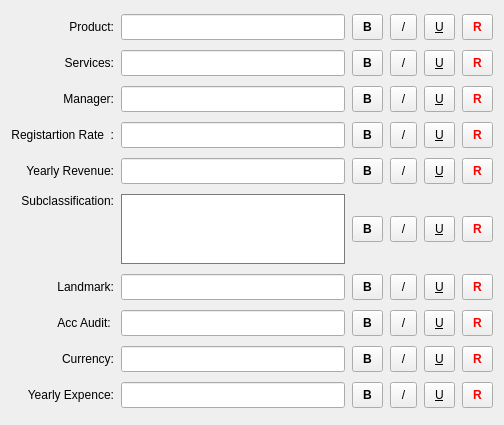
       <widget class="QWidget" name="scrollAreaWidgetContents_6">
        <property name="geometry">
         <rect>
          <x>0</x>
          <y>0</y>
          <width>504</width>
          <height>425</height>
         </rect>
        </property>
        <layout class="QGridLayout" name="gridLayout">
         <item row="0" column="0">
          <widget class="QWidget" name="widget_7" native="true">
           <property name="sizePolicy">
            <sizepolicy hsizetype="Ignored" vsizetype="Preferred">
             <horstretch>0</horstretch>
             <verstretch>0</verstretch>
            </sizepolicy>
           </property>
           <property name="contextMenuPolicy">
            <enum>Qt::NoContextMenu</enum>
           </property>
           <property name="acceptDrops">
            <bool>true</bool>
           </property>
           <property name="styleSheet">
            <string notr="true">font: 9pt &quot;MS Shell Dlg 2&quot;;


</string>
           </property>
           <layout class="QGridLayout" name="gridLayout_12">
            <property name="leftMargin">
             <number>0</number>
            </property>
            <property name="topMargin">
             <number>0</number>
            </property>
            <property name="rightMargin">
             <number>0</number>
            </property>
            <property name="bottomMargin">
             <number>0</number>
            </property>
            <property name="spacing">
             <number>7</number>
            </property>
            <item row="8" column="2">
             <widget class="QPushButton" name="pushButton_125">
              <property name="maximumSize">
               <size>
                <width>16777215</width>
                <height>16777215</height>
               </size>
              </property>
              <property name="styleSheet">
               <string notr="true">padding:10px;
font: 75 8pt &quot;Arial&quot;;
padding-top:5px;
padding-bottom:5px;
font-weight:bold;</string>
              </property>
              <property name="text">
               <string>B</string>
              </property>
             </widget>
            </item>
            <item row="5" column="0" alignment="Qt::AlignTop">
             <widget class="QLabel" name="label_44">
              <property name="text">
               <string>Subclassification:</string>
              </property>
              <property name="alignment">
               <set>Qt::AlignRight|Qt::AlignTrailing|Qt::AlignVCenter</set>
              </property>
             </widget>
            </item>
            <item row="6" column="5">
             <widget class="QPushButton" name="pushButton_120">
              <property name="styleSheet">
               <string notr="true">padding:10px;
padding-top:5px;
padding-bottom:5px;
font-weight:bold;
color:red;</string>
              </property>
              <property name="text">
               <string>R</string>
              </property>
             </widget>
            </item>
            <item row="0" column="4">
             <widget class="QPushButton" name="pushButton_95">
              <property name="styleSheet">
               <string notr="true">padding:10px;
text-decoration: underline;
font: 75 8pt &quot;Arial&quot;;
padding-top:5px;
padding-bottom:5px;
</string>
              </property>
              <property name="text">
               <string>U</string>
              </property>
             </widget>
            </item>
            <item row="0" column="5">
             <widget class="QPushButton" name="pushButton_96">
              <property name="styleSheet">
               <string notr="true">padding:10px;
padding-top:5px;
padding-bottom:5px;
font-weight:bold;
color:red;</string>
              </property>
              <property name="text">
               <string>R</string>
              </property>
             </widget>
            </item>
            <item row="9" column="4">
             <widget class="QPushButton" name="pushButton_131">
              <property name="styleSheet">
               <string notr="true">padding:10px;
text-decoration: underline;
font: 75 8pt &quot;Arial&quot;;
padding-top:5px;
padding-bottom:5px;
</string>
              </property>
              <property name="text">
               <string>U</string>
              </property>
             </widget>
            </item>
            <item row="5" column="2">
             <widget class="QPushButton" name="pushButton_105">
              <property name="styleSheet">
               <string notr="true">padding:10px;
font: 75 8pt &quot;Arial&quot;;
padding-top:5px;
padding-bottom:5px;
font-weight:bold;</string>
              </property>
              <property name="text">
               <string>B</string>
              </property>
             </widget>
            </item>
            <item row="0" column="1">
             <widget class="QLineEdit" name="lineEdit_21">
              <property name="maximumSize">
               <size>
                <width>260</width>
                <height>16777215</height>
               </size>
              </property>
              <property name="contextMenuPolicy">
               <enum>Qt::NoContextMenu</enum>
              </property>
              <property name="styleSheet">
               <string notr="true">padding:4px;</string>
              </property>
             </widget>
            </item>
            <item row="2" column="1">
             <widget class="QLineEdit" name="lineEdit_23">
              <property name="maximumSize">
               <size>
                <width>260</width>
                <height>16777215</height>
               </size>
              </property>
              <property name="contextMenuPolicy">
               <enum>Qt::NoContextMenu</enum>
              </property>
              <property name="styleSheet">
               <string notr="true">padding:4px;</string>
              </property>
             </widget>
            </item>
            <item row="9" column="1">
             <widget class="QLineEdit" name="lineEdit_29">
              <property name="maximumSize">
               <size>
                <width>260</width>
                <height>16777215</height>
               </size>
              </property>
              <property name="contextMenuPolicy">
               <enum>Qt::NoContextMenu</enum>
              </property>
              <property name="styleSheet">
               <string notr="true">padding:4px;</string>
              </property>
             </widget>
            </item>
            <item row="6" column="0">
             <widget class="QLabel" name="label_35">
              <property name="text">
               <string>Landmark:</string>
              </property>
              <property name="alignment">
               <set>Qt::AlignRight|Qt::AlignTrailing|Qt::AlignVCenter</set>
              </property>
             </widget>
            </item>
            <item row="1" column="0">
             <widget class="QLabel" name="label_43">
              <property name="text">
               <string>Services:</string>
              </property>
              <property name="alignment">
               <set>Qt::AlignRight|Qt::AlignTrailing|Qt::AlignVCenter</set>
              </property>
             </widget>
            </item>
            <item row="4" column="3">
             <widget class="QPushButton" name="pushButton_114">
              <property name="maximumSize">
               <size>
                <width>16777215</width>
                <height>16777215</height>
               </size>
              </property>
              <property name="styleSheet">
               <string notr="true">padding:10px;

font: 8pt &quot;Arial&quot;;
padding-top:5px;
padding-bottom:5px;
</string>
              </property>
              <property name="text">
               <string>/</string>
              </property>
             </widget>
            </item>
            <item row="5" column="5">
             <widget class="QPushButton" name="pushButton_108">
              <property name="styleSheet">
               <string notr="true">padding:10px;
padding-top:5px;
padding-bottom:5px;
font-weight:bold;
color:red;</string>
              </property>
              <property name="text">
               <string>R</string>
              </property>
             </widget>
            </item>
            <item row="2" column="5">
             <widget class="QPushButton" name="pushButton_104">
              <property name="styleSheet">
               <string notr="true">padding:10px;
padding-top:5px;
padding-bottom:5px;
font-weight:bold;
color:red;</string>
              </property>
              <property name="text">
               <string>R</string>
              </property>
             </widget>
            </item>
            <item row="1" column="5">
             <widget class="QPushButton" name="pushButton_100">
              <property name="styleSheet">
               <string notr="true">padding:10px;
padding-top:5px;
padding-bottom:5px;
font-weight:bold;
color:red;</string>
              </property>
              <property name="text">
               <string>R</string>
              </property>
             </widget>
            </item>
            <item row="6" column="2">
             <widget class="QPushButton" name="pushButton_117">
              <property name="styleSheet">
               <string notr="true">padding:10px;
font: 75 8pt &quot;Arial&quot;;
padding-top:5px;
padding-bottom:5px;
font-weight:bold;</string>
              </property>
              <property name="text">
               <string>B</string>
              </property>
             </widget>
            </item>
            <item row="5" column="3">
             <widget class="QPushButton" name="pushButton_106">
              <property name="styleSheet">
               <string notr="true">padding:10px;

font: 8pt &quot;Arial&quot;;
padding-top:5px;
padding-bottom:5px;
</string>
              </property>
              <property name="text">
               <string>/</string>
              </property>
             </widget>
            </item>
            <item row="3" column="2">
             <widget class="QPushButton" name="pushButton_109">
              <property name="maximumSize">
               <size>
                <width>16777215</width>
                <height>16777215</height>
               </size>
              </property>
              <property name="styleSheet">
               <string notr="true">padding:10px;
font: 75 8pt &quot;Arial&quot;;
padding-top:5px;
padding-bottom:5px;
font-weight:bold;</string>
              </property>
              <property name="text">
               <string>B</string>
              </property>
             </widget>
            </item>
            <item row="8" column="4">
             <widget class="QPushButton" name="pushButton_127">
              <property name="maximumSize">
               <size>
                <width>16777215</width>
                <height>16777215</height>
               </size>
              </property>
              <property name="styleSheet">
               <string notr="true">padding:10px;
text-decoration: underline;
font: 75 8pt &quot;Arial&quot;;
padding-top:5px;
padding-bottom:5px;
</string>
              </property>
              <property name="text">
               <string>U</string>
              </property>
             </widget>
            </item>
            <item row="8" column="3">
             <widget class="QPushButton" name="pushButton_126">
              <property name="maximumSize">
               <size>
                <width>16777215</width>
                <height>16777215</height>
               </size>
              </property>
              <property name="styleSheet">
               <string notr="true">padding:10px;

font: 8pt &quot;Arial&quot;;
padding-top:5px;
padding-bottom:5px;
</string>
              </property>
              <property name="text">
               <string>/</string>
              </property>
             </widget>
            </item>
            <item row="3" column="0">
             <widget class="QLabel" name="label_37">
              <property name="text">
               <string>Registartion Rate  :</string>
              </property>
              <property name="alignment">
               <set>Qt::AlignRight|Qt::AlignTrailing|Qt::AlignVCenter</set>
              </property>
             </widget>
            </item>
            <item row="3" column="5">
             <widget class="QPushButton" name="pushButton_112">
              <property name="maximumSize">
               <size>
                <width>16777215</width>
                <height>16777215</height>
               </size>
              </property>
              <property name="styleSheet">
               <string notr="true">padding:10px;
padding-top:5px;
padding-bottom:5px;
font-weight:bold;
color:red;</string>
              </property>
              <property name="text">
               <string>R</string>
              </property>
             </widget>
            </item>
            <item row="7" column="5">
             <widget class="QPushButton" name="pushButton_124">
              <property name="maximumSize">
               <size>
                <width>16777215</width>
                <height>16777215</height>
               </size>
              </property>
              <property name="styleSheet">
               <string notr="true">padding:10px;
padding-top:5px;
padding-bottom:5px;
font-weight:bold;
color:red;</string>
              </property>
              <property name="text">
               <string>R</string>
              </property>
             </widget>
            </item>
            <item row="2" column="2">
             <widget class="QPushButton" name="pushButton_101">
              <property name="styleSheet">
               <string notr="true">padding:10px;
font: 75 8pt &quot;Arial&quot;;
padding-top:5px;
padding-bottom:5px;
font-weight:bold;</string>
              </property>
              <property name="text">
               <string>B</string>
              </property>
             </widget>
            </item>
            <item row="5" column="4">
             <widget class="QPushButton" name="pushButton_107">
              <property name="styleSheet">
               <string notr="true">padding:10px;
text-decoration: underline;
font: 75 8pt &quot;Arial&quot;;
padding-top:5px;
padding-bottom:5px;
</string>
              </property>
              <property name="text">
               <string>U</string>
              </property>
             </widget>
            </item>
            <item row="4" column="4">
             <widget class="QPushButton" name="pushButton_115">
              <property name="maximumSize">
               <size>
                <width>16777215</width>
                <height>16777215</height>
               </size>
              </property>
              <property name="styleSheet">
               <string notr="true">padding:10px;
text-decoration: underline;
font: 75 8pt &quot;Arial&quot;;
padding-top:5px;
padding-bottom:5px;
</string>
              </property>
              <property name="text">
               <string>U</string>
              </property>
             </widget>
            </item>
            <item row="1" column="1">
             <widget class="QLineEdit" name="lineEdit_22">
              <property name="maximumSize">
               <size>
                <width>260</width>
                <height>16777215</height>
               </size>
              </property>
              <property name="contextMenuPolicy">
               <enum>Qt::NoContextMenu</enum>
              </property>
              <property name="styleSheet">
               <string notr="true">padding:4px;</string>
              </property>
             </widget>
            </item>
            <item row="0" column="0">
             <widget class="QLabel" name="label_45">
              <property name="text">
               <string> Product:</string>
              </property>
              <property name="alignment">
               <set>Qt::AlignRight|Qt::AlignTrailing|Qt::AlignVCenter</set>
              </property>
             </widget>
            </item>
            <item row="4" column="1">
             <widget class="QLineEdit" name="lineEdit_26">
              <property name="maximumSize">
               <size>
                <width>260</width>
                <height>16777215</height>
               </size>
              </property>
              <property name="contextMenuPolicy">
               <enum>Qt::NoContextMenu</enum>
              </property>
              <property name="styleSheet">
               <string notr="true">padding:4px;</string>
              </property>
             </widget>
            </item>
            <item row="9" column="3">
             <widget class="QPushButton" name="pushButton_130">
              <property name="styleSheet">
               <string notr="true">padding:10px;

font: 8pt &quot;Arial&quot;;
padding-top:5px;
padding-bottom:5px;
</string>
              </property>
              <property name="text">
               <string>/</string>
              </property>
             </widget>
            </item>
            <item row="1" column="3">
             <widget class="QPushButton" name="pushButton_98">
              <property name="styleSheet">
               <string notr="true">padding:10px;

font: 8pt &quot;Arial&quot;;
padding-top:5px;
padding-bottom:5px;
</string>
              </property>
              <property name="text">
               <string>/</string>
              </property>
             </widget>
            </item>
            <item row="4" column="5">
             <widget class="QPushButton" name="pushButton_116">
              <property name="maximumSize">
               <size>
                <width>16777215</width>
                <height>16777215</height>
               </size>
              </property>
              <property name="styleSheet">
               <string notr="true">padding:10px;
padding-top:5px;
padding-bottom:5px;
font-weight:bold;
color:red;</string>
              </property>
              <property name="text">
               <string>R</string>
              </property>
             </widget>
            </item>
            <item row="6" column="3">
             <widget class="QPushButton" name="pushButton_118">
              <property name="styleSheet">
               <string notr="true">padding:10px;

font: 8pt &quot;Arial&quot;;
padding-top:5px;
padding-bottom:5px;
</string>
              </property>
              <property name="text">
               <string>/</string>
              </property>
             </widget>
            </item>
            <item row="1" column="2">
             <widget class="QPushButton" name="pushButton_97">
              <property name="styleSheet">
               <string notr="true">padding:10px;
font: 75 8pt &quot;Arial&quot;;
padding-top:5px;
padding-bottom:5px;
font-weight:bold;</string>
              </property>
              <property name="text">
               <string>B</string>
              </property>
             </widget>
            </item>
            <item row="7" column="2">
             <widget class="QPushButton" name="pushButton_121">
              <property name="maximumSize">
               <size>
                <width>16777215</width>
                <height>16777215</height>
               </size>
              </property>
              <property name="styleSheet">
               <string notr="true">padding:10px;
font: 75 8pt &quot;Arial&quot;;
padding-top:5px;
padding-bottom:5px;
font-weight:bold;</string>
              </property>
              <property name="text">
               <string>B</string>
              </property>
             </widget>
            </item>
            <item row="8" column="1">
             <widget class="QLineEdit" name="lineEdit_28">
              <property name="maximumSize">
               <size>
                <width>260</width>
                <height>16777215</height>
               </size>
              </property>
              <property name="contextMenuPolicy">
               <enum>Qt::NoContextMenu</enum>
              </property>
              <property name="styleSheet">
               <string notr="true">padding:4px;</string>
              </property>
             </widget>
            </item>
            <item row="6" column="1">
             <widget class="QLineEdit" name="lineEdit_27">
              <property name="maximumSize">
               <size>
                <width>260</width>
                <height>16777215</height>
               </size>
              </property>
              <property name="contextMenuPolicy">
               <enum>Qt::NoContextMenu</enum>
              </property>
              <property name="styleSheet">
               <string notr="true">padding:4px;</string>
              </property>
             </widget>
            </item>
            <item row="1" column="4">
             <widget class="QPushButton" name="pushButton_99">
              <property name="styleSheet">
               <string notr="true">padding:10px;
text-decoration: underline;
font: 75 8pt &quot;Arial&quot;;
padding-top:5px;
padding-bottom:5px;
</string>
              </property>
              <property name="text">
               <string>U</string>
              </property>
             </widget>
            </item>
            <item row="6" column="4">
             <widget class="QPushButton" name="pushButton_119">
              <property name="styleSheet">
               <string notr="true">padding:10px;
text-decoration: underline;
font: 75 8pt &quot;Arial&quot;;
padding-top:5px;
padding-bottom:5px;
</string>
              </property>
              <property name="text">
               <string>U</string>
              </property>
             </widget>
            </item>
            <item row="3" column="1">
             <widget class="QLineEdit" name="lineEdit_25">
              <property name="maximumSize">
               <size>
                <width>260</width>
                <height>16777215</height>
               </size>
              </property>
              <property name="contextMenuPolicy">
               <enum>Qt::NoContextMenu</enum>
              </property>
              <property name="styleSheet">
               <string notr="true">padding:4px;</string>
              </property>
             </widget>
            </item>
            <item row="8" column="0">
             <widget class="QLabel" name="label_41">
              <property name="text">
               <string>Currency:</string>
              </property>
              <property name="alignment">
               <set>Qt::AlignRight|Qt::AlignTrailing|Qt::AlignVCenter</set>
              </property>
             </widget>
            </item>
            <item row="4" column="2">
             <widget class="QPushButton" name="pushButton_113">
              <property name="maximumSize">
               <size>
                <width>16777215</width>
                <height>16777215</height>
               </size>
              </property>
              <property name="styleSheet">
               <string notr="true">padding:10px;
font: 75 8pt &quot;Arial&quot;;
padding-top:5px;
padding-bottom:5px;
font-weight:bold;</string>
              </property>
              <property name="text">
               <string>B</string>
              </property>
             </widget>
            </item>
            <item row="9" column="0">
             <widget class="QLabel" name="label_42">
              <property name="text">
               <string>Yearly Expence:</string>
              </property>
              <property name="alignment">
               <set>Qt::AlignRight|Qt::AlignTrailing|Qt::AlignVCenter</set>
              </property>
             </widget>
            </item>
            <item row="5" column="1">
             <widget class="QTextEdit" name="textEdit_3">
              <property name="sizePolicy">
               <sizepolicy hsizetype="Expanding" vsizetype="Fixed">
                <horstretch>0</horstretch>
                <verstretch>0</verstretch>
               </sizepolicy>
              </property>
              <property name="maximumSize">
               <size>
                <width>260</width>
                <height>70</height>
               </size>
              </property>
              <property name="contextMenuPolicy">
               <enum>Qt::NoContextMenu</enum>
              </property>
              <property name="styleSheet">
               <string notr="true">border: 1px solid ;
border-color: rgb(122, 122, 122);</string>
              </property>
             </widget>
            </item>
            <item row="7" column="3">
             <widget class="QPushButton" name="pushButton_122">
              <property name="maximumSize">
               <size>
                <width>16777215</width>
                <height>16777215</height>
               </size>
              </property>
              <property name="styleSheet">
               <string notr="true">padding:10px;

font: 8pt &quot;Arial&quot;;
padding-top:5px;
padding-bottom:5px;
</string>
              </property>
              <property name="text">
               <string>/</string>
              </property>
             </widget>
            </item>
            <item row="3" column="3">
             <widget class="QPushButton" name="pushButton_110">
              <property name="maximumSize">
               <size>
                <width>16777215</width>
                <height>16777215</height>
               </size>
              </property>
              <property name="styleSheet">
               <string notr="true">padding:10px;

font: 8pt &quot;Arial&quot;;
padding-top:5px;
padding-bottom:5px;
</string>
              </property>
              <property name="text">
               <string>/</string>
              </property>
             </widget>
            </item>
            <item row="7" column="1">
             <widget class="QLineEdit" name="lineEdit_30">
              <property name="sizePolicy">
               <sizepolicy hsizetype="MinimumExpanding" vsizetype="Fixed">
                <horstretch>0</horstretch>
                <verstretch>0</verstretch>
               </sizepolicy>
              </property>
              <property name="maximumSize">
               <size>
                <width>260</width>
                <height>16777215</height>
               </size>
              </property>
              <property name="contextMenuPolicy">
               <enum>Qt::NoContextMenu</enum>
              </property>
              <property name="styleSheet">
               <string notr="true">padding:4px;</string>
              </property>
             </widget>
            </item>
            <item row="0" column="2">
             <widget class="QPushButton" name="pushButton_93">
              <property name="styleSheet">
               <string notr="true">padding:10px;
font: 75 8pt &quot;Arial&quot;;
padding-top:5px;
padding-bottom:5px;
font-weight:bold;</string>
              </property>
              <property name="text">
               <string>B</string>
              </property>
             </widget>
            </item>
            <item row="3" column="4">
             <widget class="QPushButton" name="pushButton_111">
              <property name="maximumSize">
               <size>
                <width>16777215</width>
                <height>16777215</height>
               </size>
              </property>
              <property name="styleSheet">
               <string notr="true">padding:10px;
text-decoration: underline;
font: 75 8pt &quot;Arial&quot;;
padding-top:5px;
padding-bottom:5px;
</string>
              </property>
              <property name="text">
               <string>U</string>
              </property>
             </widget>
            </item>
            <item row="2" column="3">
             <widget class="QPushButton" name="pushButton_102">
              <property name="styleSheet">
               <string notr="true">padding:10px;

font: 8pt &quot;Arial&quot;;
padding-top:5px;
padding-bottom:5px;
</string>
              </property>
              <property name="text">
               <string>/</string>
              </property>
             </widget>
            </item>
            <item row="7" column="0">
             <widget class="QLabel" name="label_38">
              <property name="text">
               <string>Acc Audit: </string>
              </property>
              <property name="alignment">
               <set>Qt::AlignRight|Qt::AlignTrailing|Qt::AlignVCenter</set>
              </property>
             </widget>
            </item>
            <item row="2" column="4">
             <widget class="QPushButton" name="pushButton_103">
              <property name="styleSheet">
               <string notr="true">padding:10px;
text-decoration: underline;
font: 75 8pt &quot;Arial&quot;;
padding-top:5px;
padding-bottom:5px;
</string>
              </property>
              <property name="text">
               <string>U</string>
              </property>
             </widget>
            </item>
            <item row="9" column="2">
             <widget class="QPushButton" name="pushButton_129">
              <property name="styleSheet">
               <string notr="true">padding:10px;
font: 75 8pt &quot;Arial&quot;;
padding-top:5px;
padding-bottom:5px;
font-weight:bold;</string>
              </property>
              <property name="text">
               <string>B</string>
              </property>
             </widget>
            </item>
            <item row="8" column="5">
             <widget class="QPushButton" name="pushButton_128">
              <property name="maximumSize">
               <size>
                <width>16777215</width>
                <height>16777215</height>
               </size>
              </property>
              <property name="styleSheet">
               <string notr="true">padding:10px;
padding-top:5px;
padding-bottom:5px;
font-weight:bold;
color:red;</string>
              </property>
              <property name="text">
               <string>R</string>
              </property>
             </widget>
            </item>
            <item row="2" column="0">
             <widget class="QLabel" name="label_39">
              <property name="text">
               <string>Manager:</string>
              </property>
              <property name="alignment">
               <set>Qt::AlignRight|Qt::AlignTrailing|Qt::AlignVCenter</set>
              </property>
             </widget>
            </item>
            <item row="7" column="4">
             <widget class="QPushButton" name="pushButton_123">
              <property name="maximumSize">
               <size>
                <width>16777215</width>
                <height>16777215</height>
               </size>
              </property>
              <property name="styleSheet">
               <string notr="true">padding:10px;
text-decoration: underline;
font: 75 8pt &quot;Arial&quot;;
padding-top:5px;
padding-bottom:5px;
</string>
              </property>
              <property name="text">
               <string>U</string>
              </property>
             </widget>
            </item>
            <item row="4" column="0">
             <widget class="QLabel" name="label_47">
              <property name="text">
               <string>Yearly Revenue:</string>
              </property>
              <property name="alignment">
               <set>Qt::AlignRight|Qt::AlignTrailing|Qt::AlignVCenter</set>
              </property>
             </widget>
            </item>
            <item row="0" column="3">
             <widget class="QPushButton" name="pushButton_94">
              <property name="styleSheet">
               <string notr="true">padding:10px;

font: 8pt &quot;Arial&quot;;
padding-top:5px;
padding-bottom:5px;
</string>
              </property>
              <property name="text">
               <string>/</string>
              </property>
             </widget>
            </item>
            <item row="9" column="5">
             <widget class="QPushButton" name="pushButton_132">
              <property name="styleSheet">
               <string notr="true">padding:10px;
padding-top:5px;
padding-bottom:5px;
font-weight:bold;
color:red;</string>
              </property>
              <property name="text">
               <string>R</string>
              </property>
             </widget>
            </item>
           </layout>
          </widget>
         </item>
        </layout>
       </widget>
